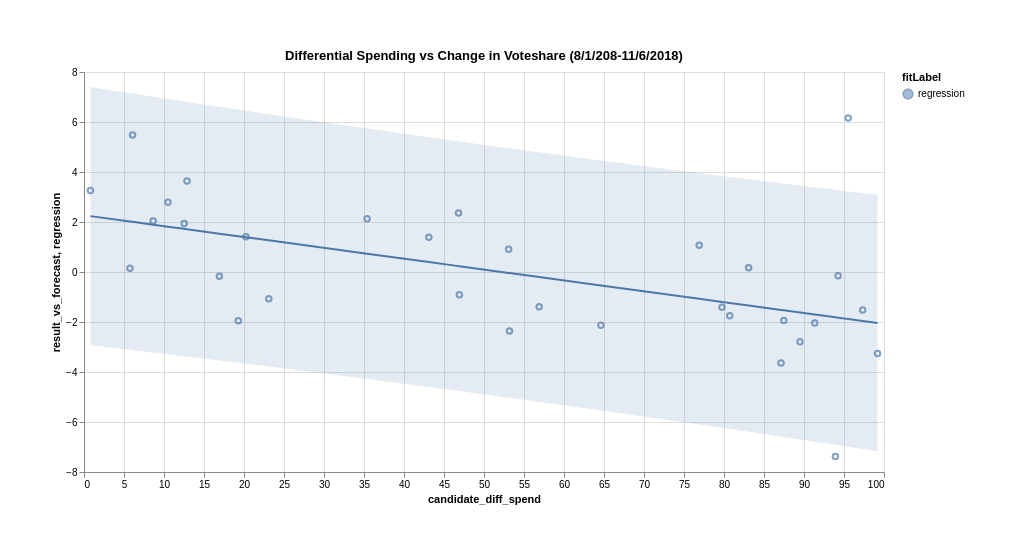

Write a Vega-Lite specification for this figure.
### Vega-Lite specification from a JSON file in a GitHub repository (floating-point values rounded to 4 significant figures)
{"config": {"view": {"height": 400, "width": 800}, "padding": 50}, "$schema": "https://vega.github.io/schema/vega-lite/v5.json", "title": "Differential Spending vs Change in Voteshare (8/1/208-11/6/2018)", "layer": [{"transform": [{"as": "yLo", "calculate": "datum.result_vs_forecast - (datum.yError)/2"}, {"as": "yHi", "calculate": "datum.result_vs_forecast + (datum.yError)/2"}, {"as": "fyLo", "calculate": "datum.yFit - (datum.yFitError)/2"}, {"as": "fyHi", "calculate": "datum.yFit + (datum.yFitError)/2"}, {"as": "fitLabel", "calculate": "\"regression\""}], "config": {"view": {"height": 400, "width": 800}, "padding": 50}, "data": {"values": [{"candidate_diff_spend": 43.11, "yError": 0, "result_vs_forecast": 1.39, "yFitError": 9.992, "yFit": 0.3958}, {"candidate_diff_spend": 76.91, "yError": 0, "result_vs_forecast": 1.07, "yFitError": 10.05, "yFit": -1.074}, {"candidate_diff_spend": 20.25, "yError": 0, "result_vs_forecast": 1.41, "yFitError": 10.12, "yFit": 1.39}, {"candidate_diff_spend": 87.13, "yError": 0, "result_vs_forecast": -3.64, "yFitError": 10.13, "yFit": -1.518}, {"candidate_diff_spend": 12.87, "yError": 0, "result_vs_forecast": 3.64, "yFitError": 10.19, "yFit": 1.71}, {"candidate_diff_spend": 10.5, "yError": 0, "result_vs_forecast": 2.79, "yFitError": 10.21, "yFit": 1.814}, {"candidate_diff_spend": 19.28, "yError": 0, "result_vs_forecast": -1.95, "yFitError": 10.13, "yFit": 1.432}, {"candidate_diff_spend": 46.81, "yError": 0, "result_vs_forecast": 2.36, "yFitError": 9.984, "yFit": 0.2347}, {"candidate_diff_spend": 16.92, "yError": 0, "result_vs_forecast": -0.17, "yFitError": 10.15, "yFit": 1.534}, {"candidate_diff_spend": 56.89, "yError": 0, "result_vs_forecast": -1.39, "yFitError": 9.981, "yFit": -0.2034}, {"candidate_diff_spend": 97.34, "yError": 0, "result_vs_forecast": -1.52, "yFitError": 10.24, "yFit": -1.962}, {"candidate_diff_spend": 99.2, "yError": 0, "result_vs_forecast": -3.26, "yFitError": 10.26, "yFit": -2.043}, {"candidate_diff_spend": 6.075, "yError": 0, "result_vs_forecast": 5.48, "yFitError": 10.26, "yFit": 2.006}, {"candidate_diff_spend": 8.649, "yError": 0, "result_vs_forecast": 2.04, "yFitError": 10.23, "yFit": 1.894}, {"candidate_diff_spend": 64.62, "yError": 0, "result_vs_forecast": -2.13, "yFitError": 9.997, "yFit": -0.5393}, {"candidate_diff_spend": 35.38, "yError": 0, "result_vs_forecast": 2.13, "yFitError": 10.02, "yFit": 0.7317}, {"candidate_diff_spend": 91.35, "yError": 0, "result_vs_forecast": -2.04, "yFitError": 10.17, "yFit": -1.702}, {"candidate_diff_spend": 93.93, "yError": 0, "result_vs_forecast": -7.38, "yFitError": 10.2, "yFit": -1.814}, {"candidate_diff_spend": 79.75, "yError": 0, "result_vs_forecast": -1.41, "yFitError": 10.07, "yFit": -1.197}, {"candidate_diff_spend": 53.08, "yError": 0, "result_vs_forecast": 0.91, "yFitError": 9.979, "yFit": -0.03776}, {"candidate_diff_spend": 83.08, "yError": 0, "result_vs_forecast": 0.17, "yFitError": 10.1, "yFit": -1.342}, {"candidate_diff_spend": 5.739, "yError": 0, "result_vs_forecast": 0.15, "yFitError": 10.27, "yFit": 2.021}, {"candidate_diff_spend": 0.8047, "yError": 0, "result_vs_forecast": 3.26, "yFitError": 10.33, "yFit": 2.235}, {"candidate_diff_spend": 95.52, "yError": 0, "result_vs_forecast": 6.16, "yFitError": 10.22, "yFit": -1.883}, {"candidate_diff_spend": 46.92, "yError": 0, "result_vs_forecast": -0.91, "yFitError": 9.984, "yFit": 0.2301}, {"candidate_diff_spend": 23.09, "yError": 0, "result_vs_forecast": -1.07, "yFitError": 10.1, "yFit": 1.266}, {"candidate_diff_spend": 80.72, "yError": 0, "result_vs_forecast": -1.75, "yFitError": 10.08, "yFit": -1.239}, {"candidate_diff_spend": 89.5, "yError": 0, "result_vs_forecast": -2.79, "yFitError": 10.15, "yFit": -1.621}, {"candidate_diff_spend": 87.47, "yError": 0, "result_vs_forecast": -1.94, "yFitError": 10.14, "yFit": -1.533}, {"candidate_diff_spend": 53.19, "yError": 0, "result_vs_forecast": -2.36, "yFitError": 9.979, "yFit": -0.04234}, {"candidate_diff_spend": 94.26, "yError": 0, "result_vs_forecast": -0.15, "yFitError": 10.2, "yFit": -1.828}, {"candidate_diff_spend": 12.53, "yError": 0, "result_vs_forecast": 1.94, "yFitError": 10.19, "yFit": 1.725}]}, "layer": [{"mark": "point", "selection": {"scalesSregression": {"bind": "scales", "type": "interval"}}, "encoding": {"x": {"field": "candidate_diff_spend", "type": "quantitative", "axis": {"title": "candidate_diff_spend"}}, "y": {"field": "result_vs_forecast", "type": "quantitative", "axis": {"title": "result_vs_forecast"}}}}, {"mark": "rule", "selection": {"scalesSEregression": {"bind": "scales", "type": "interval"}}, "encoding": {"x": {"field": "candidate_diff_spend", "type": "quantitative", "axis": {"title": "candidate_diff_spend"}}, "y2": {"field": "yHi", "type": "quantitative"}, "y": {"field": "yLo", "type": "quantitative"}}}, {"mark": "line", "selection": {"scalesFregression": {"bind": "scales", "type": "interval"}}, "encoding": {"color": {"field": "fitLabel", "type": "nominal"}, "x": {"field": "candidate_diff_spend", "type": "quantitative", "axis": {"title": "candidate_diff_spend"}}, "y": {"field": "yFit", "type": "quantitative", "axis": {"title": "regression"}}}}, {"mark": {"opacity": 0.5, "type": "area", "fillOpacity": 0.3}, "selection": {"scalesFEregression": {"bind": "scales", "type": "interval"}}, "encoding": {"color": {"field": "fitLabel", "type": "nominal"}, "x": {"field": "candidate_diff_spend", "type": "quantitative", "axis": {"title": "candidate_diff_spend"}}, "y2": {"field": "fyHi", "type": "quantitative"}, "y": {"field": "fyLo", "type": "quantitative"}}}]}]}
